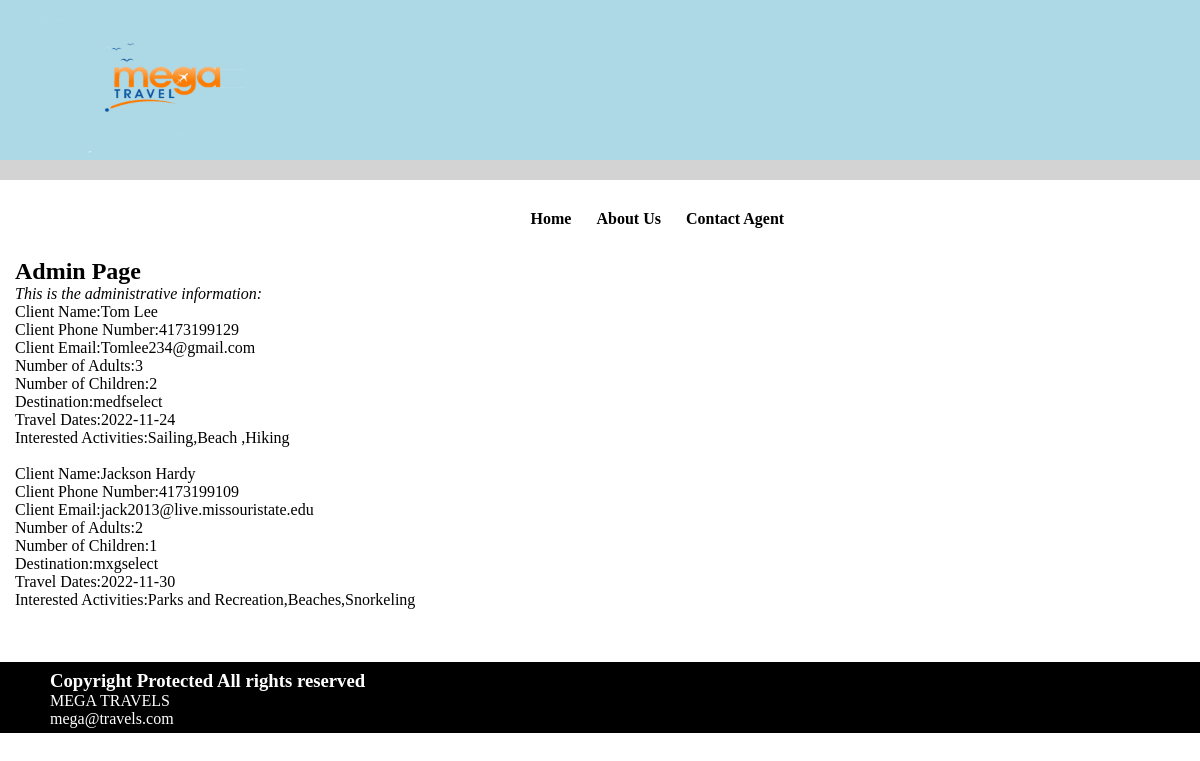
/MegaTravel-phpSQL/admin.php (signed in), run on the app's committed database.
### tables this page shows
CREATE TABLE `contact` (
  `id` int(11) NOT NULL,
  `ClientName` varchar(255) NOT NULL,
  `ClientPhoneNumber` varchar(255) NOT NULL,
  `ClientEmail` varchar(255) NOT NULL,
  `NumberofAdults` int(11) NOT NULL,
  `NumberofChildren` int(11) NOT NULL,
  `Destination` varchar(255) NOT NULL,
  `TravelDates` date NOT NULL,
  `InterestedActivities` varchar(255) NOT NULL
);

### MegaTravel-phpSQL/admin.php (the view, shortened to what this page needs)
<?php
require("conn.php");
$sql = "select * from contact";
$result = mysqli_query($conn, $sql);
 ?>
<!DOCTYPE html>
<html lang="en">
<head>
    <link rel="stylesheet" href="./CSS/index.css">
</head>
<body>
  <div class="header">
    <img src="./images/mega travel logo.png" width="300px" height="150px" alt="">
  </div>
  <div class="row">
    <div class="col-s-12 col-12">
      <div class="nav">
        <a href="./index.php"><span>Home</span></a>
        <a href="#"><span>About Us</span></a>
        <a href="./Contact Agent.php"><span>Contact Agent</span></a>
      </div>
    </div>
  </div>
  <div class="row">
    <div class="col-12">
      <div class="">
        <h2>Admin Page</h2>
        <p class="saying"><i>This is the administrative information:</i></p>
        <div class="confirmnews">
          <?php
          if ($result) {
              while($row = mysqli_fetch_array($result)) {
                echo '<p>Client Name:'. $row['ClientName'].'</p>';
                echo '<p>Client Phone Number:'. $row['ClientPhoneNumber'].'</p>';
                echo '<p>Client Email:'. $row['ClientEmail'].'</p>';
                echo '<p>Number of Adults:'. $row['NumberofAdults'].'</p>';
                echo '<p>Number of Children:'. $row['NumberofChildren'].'</p>';
                echo '<p>Destination:'. $row['Destination'].'</p>';
                echo '<p>Travel Dates:'. $row['TravelDates'].'</p>';
                echo '<p>Interested Activities:'. $row['InterestedActivities'].'</p>';
                echo '<br />';
              }
            }
          ?>
        </div>
      </div>
    </div>
  </div>
  <div class="footer">
    <h3>Copyright Protected All rights reserved</h3>
    <p>MEGA TRAVELS </p> <p> mega@travels.com </p>
  </div>
</body>
</html>

### MegaTravel-phpSQL/CSS/index.css (style rules this page uses)
* { padding: 0; margin: 0; box-sizing: border-box; }
span { font-family: 'iconfont'; }
.row::after { content: ""; clear: both; display: table; }
[class*="col-"] { float: left; padding: 15px; }
[class*="col-"] { width: 100%; }
@media only screen and (min-width: 600px) { .col-s-12 { width: 100%; } }
@media only screen and (min-width: 768px) { .col-12 { width: 100%; } }
.header { position:relative; overflow: hidden; height: 180px; background-color: #add8e6; border-bottom: solid 20px #d3d3d3; }
.header img { position: absolute; left: 20px; top: 10px; }
.nav { width: auto; height: 30px; margin-left: 43%; text-align: center; padding-top: 15px; }
.nav a { text-decoration: none; }
.nav span { float: left; margin-left: 12.5px; margin-right: 12.5px; transition: transform .5s; color: black; font-weight: bold; font-size: medium; }
.footer { margin-top: 20px; padding-left: 50px; padding-top: 8px; padding-bottom: 5px; color: white; background-color: black; }

### data on the page
contact: ClientName "Tom Lee", ClientPhoneNumber "4173199129", ClientEmail "Tomlee234@gmail.com", NumberofAdults "3", NumberofChildren "2", Destination "medfselect", TravelDates "2022-11-24", InterestedActivities "Sailing,Beach ,Hiking"
contact: ClientName "Jackson Hardy", ClientPhoneNumber "4173199109", ClientEmail "jack2013@live.missouristate.edu", NumberofAdults "2", NumberofChildren "1", Destination "mxgselect", TravelDates "2022-11-30", InterestedActivities "Parks and Recreation,Beaches,Snorkeling"
